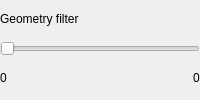
         <widget class="QFrame" name="geometry_filter_container_">
          <layout class="QVBoxLayout" name="vertical_layout_geometry_filter_container_">
           <property name="spacing">
            <number>3</number>
           </property>
           <property name="leftMargin">
            <number>0</number>
           </property>
           <property name="topMargin">
            <number>0</number>
           </property>
           <property name="rightMargin">
            <number>0</number>
           </property>
           <property name="bottomMargin">
            <number>0</number>
           </property>
           <item>
            <widget class="ScaledLabel" name="label_geometry_filter_">
             <property name="sizePolicy">
              <sizepolicy hsizetype="Minimum" vsizetype="Fixed">
               <horstretch>0</horstretch>
               <verstretch>0</verstretch>
              </sizepolicy>
             </property>
             <property name="text">
              <string>Geometry filter</string>
             </property>
            </widget>
           </item>
           <item>
            <widget class="DoubleSliderHeatmapWidget" name="geometry_filter_slider_">
             <property name="sizePolicy">
              <sizepolicy hsizetype="Minimum" vsizetype="Fixed">
               <horstretch>0</horstretch>
               <verstretch>0</verstretch>
              </sizepolicy>
             </property>
             <property name="minimum">
              <number>0</number>
             </property>
             <property name="maximum">
              <number>1000</number>
             </property>
             <property name="orientation">
              <enum>Qt::Horizontal</enum>
             </property>
            </widget>
           </item>
           <item>
            <layout class="QHBoxLayout" name="geometry_filter_values_layout_">
             <property name="spacing">
              <number>0</number>
             </property>
             <property name="leftMargin">
              <number>0</number>
             </property>
             <property name="topMargin">
              <number>0</number>
             </property>
             <property name="rightMargin">
              <number>0</number>
             </property>
             <property name="bottomMargin">
              <number>0</number>
             </property>
             <item>
              <widget class="ScaledLabel" name="geometry_filter_min_value_">
               <property name="sizePolicy">
                <sizepolicy hsizetype="Fixed" vsizetype="Fixed">
                 <horstretch>0</horstretch>
                 <verstretch>0</verstretch>
                </sizepolicy>
               </property>
               <property name="text">
                <string>0</string>
               </property>
              </widget>
             </item>
             <item>
              <spacer name="horizontal_spacer_geometry_filter_">
               <property name="orientation">
                <enum>Qt::Horizontal</enum>
               </property>
               <property name="sizeType">
                <enum>QSizePolicy::Expanding</enum>
               </property>
               <property name="sizeHint" stdset="0">
                <size>
                 <width>5</width>
                 <height>10</height>
                </size>
               </property>
              </spacer>
             </item>
             <item>
              <widget class="ScaledLabel" name="geometry_filter_max_value_">
               <property name="sizePolicy">
                <sizepolicy hsizetype="Fixed" vsizetype="Fixed">
                 <horstretch>0</horstretch>
                 <verstretch>0</verstretch>
                </sizepolicy>
               </property>
               <property name="text">
                <string>0</string>
               </property>
              </widget>
             </item>
            </layout>
           </item>
          </layout>
         </widget>
